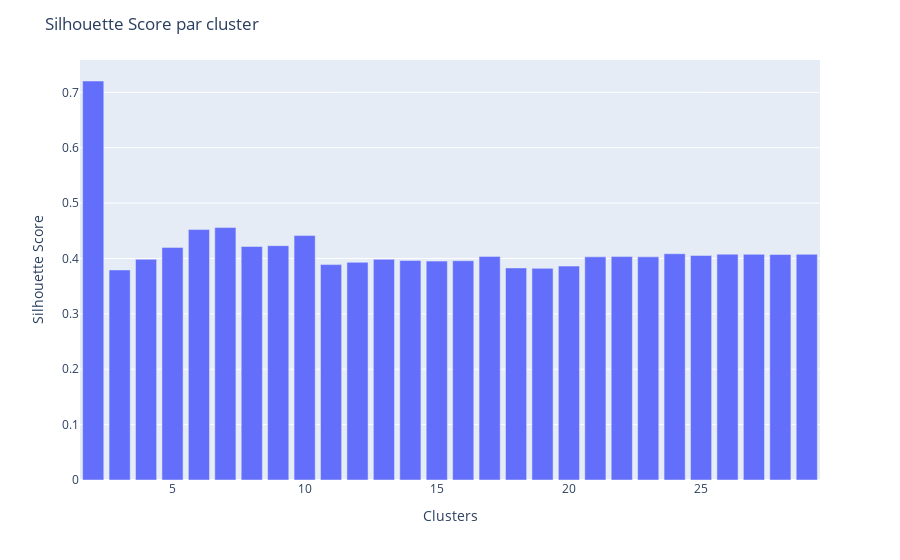

Write notebook code for a chart like this one.
### Code cell
cluster_scores=pd.DataFrame(sil)
k_frame = pd.Series(k)

fig = px.bar(data_frame=cluster_scores,
             x=k,
             y=cluster_scores.iloc[:, -1]
            )

fig.update_layout(
    yaxis_title="Silhouette Score",
    xaxis_title="Clusters",
    title="Silhouette Score par cluster"
)

fig.show()

### Figure 1 — Plotly figure (JSON) as saved in the notebook; plotly's stock layout.template omitted (floating-point values rounded to 4 significant figures)
{"data": [{"hovertemplate": "x=%{x}<br>0=%{y}<extra></extra>", "legendgroup": "", "marker": {"color": "#636efa", "pattern": {"shape": ""}}, "name": "", "orientation": "v", "showlegend": false, "textposition": "auto", "type": "bar", "x": [2, 3, 4, 5, 6, 7, 8, 9, 10, 11, 12, 13, 14, 15, 16, 17, 18, 19, 20, 21, 22, 23, 24, 25, 26, 27, 28, 29], "xaxis": "x", "y": [0.7204, 0.3793, 0.3985, 0.42, 0.4522, 0.4558, 0.4216, 0.4231, 0.4414, 0.3889, 0.393, 0.3984, 0.3963, 0.3952, 0.3959, 0.4037, 0.3829, 0.3821, 0.3862, 0.4029, 0.4034, 0.4029, 0.4085, 0.4054, 0.4078, 0.4075, 0.4071, 0.4075], "yaxis": "y"}], "layout": {"barmode": "relative", "legend": {"tracegroupgap": 0}, "margin": {"t": 60}, "title": {"text": "Silhouette Score par cluster"}, "xaxis": {"anchor": "y", "domain": [0, 1], "title": {"text": "Clusters"}}, "yaxis": {"anchor": "x", "domain": [0, 1], "title": {"text": "Silhouette Score"}}}}
